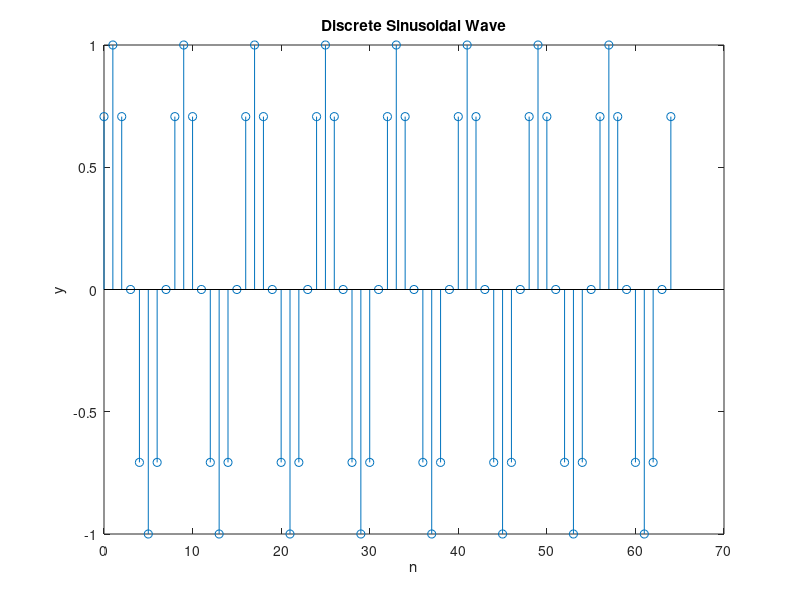

Here is the MATLAB script that generated this plot:
clc;
clear;
n=0:64;
A=1;
f=1;
fs=8;

y1=A*sin(2*pi*(f/fs)*n+pi/4);
stem(n,y1);
xlabel('n');
ylabel('y');
title('Discrete Sinusoidal Wave');



